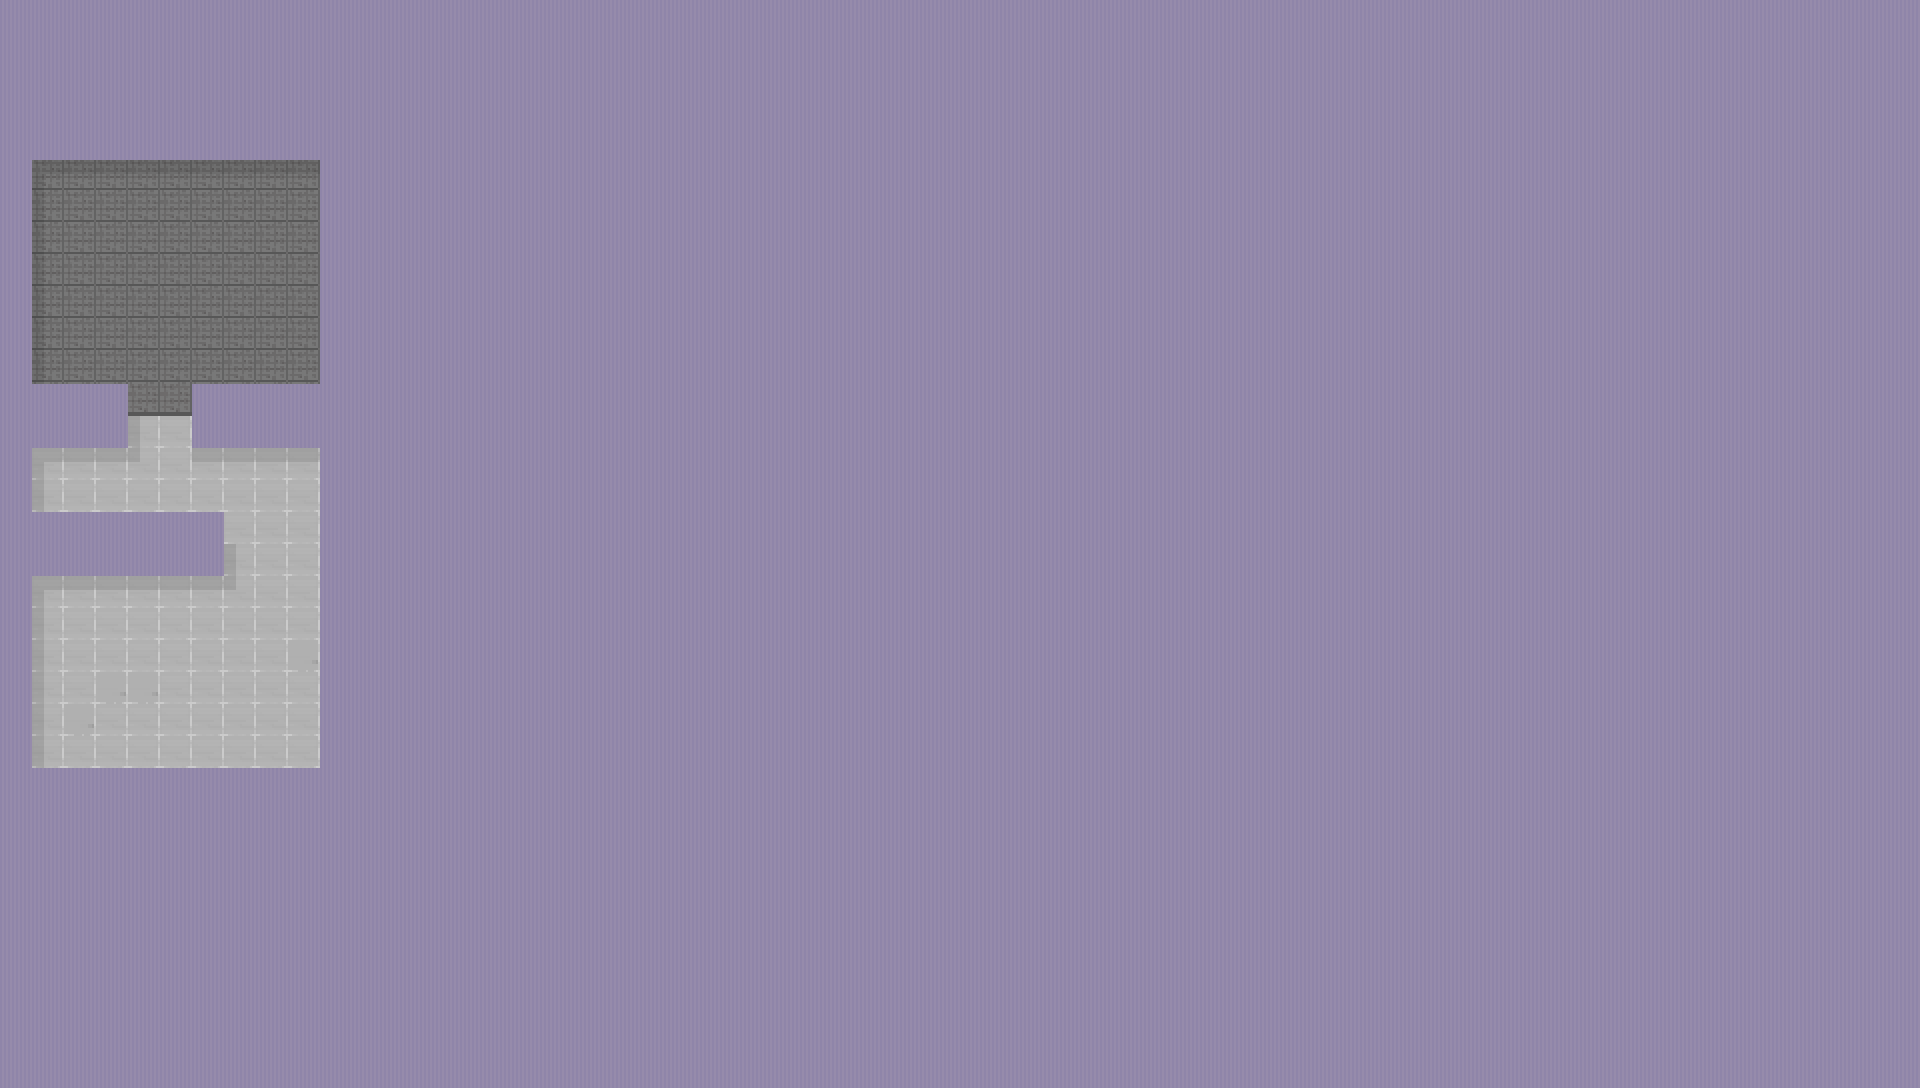

The image is a tile-based game level rendered from a .tmx file. Its description and source (layers, tilesets, objects; grid data summarised) follow:
An orthogonal 60x34 tile map with 32x32 px tiles, 2 tile layers (Sol, Bloqué), 4 hidden layers not drawn, 3 tilesets.

<map version="1.10" tiledversion="1.10.2" orientation="orthogonal" renderorder="right-down" width="60" height="34" tilewidth="32" tileheight="32" infinite="0" nextlayerid="27" nextobjectid="1">
 <tileset firstgid="1" source="32/Room_Builder_Office_32x32.tsx" />
 <tileset firstgid="225" source="32/Modern_Office_Black_Shadow_32x32.tsx" />
 <tileset firstgid="1073" source="32/Interiors_32x32.tsx" />
 <layer id="8" name="Sol" width="60" height="34">
  <data>[2040 cells, 1497 non-empty, 21 distinct tile ids]</data>
 </layer>
 <layer id="9" name="Mur" width="60" height="34" visible="0">
  <data>[2040 cells, 581 non-empty, 32 distinct tile ids]</data>
 </layer>
 <layer id="26" name="Bloqué" width="60" height="34">
  <data>[2040 cells, 1895 non-empty, 1 distinct tile ids]</data>
 </layer>
 <layer id="22" name="Chemin_0" width="60" height="34" visible="0">
  <data>[2040 cells, 275 non-empty, 2 distinct tile ids]</data>
 </layer>
 <layer id="24" name="Chemin_1" width="60" height="34" visible="0" offsetx="16" offsety="16">
  <data>[2040 cells, 265 non-empty, 2 distinct tile ids]</data>
 </layer>
 <layer id="25" name="Chemin_2" width="60" height="34" visible="0">
  <data>[2040 cells, 208 non-empty, 2 distinct tile ids]</data>
 </layer>
</map>
